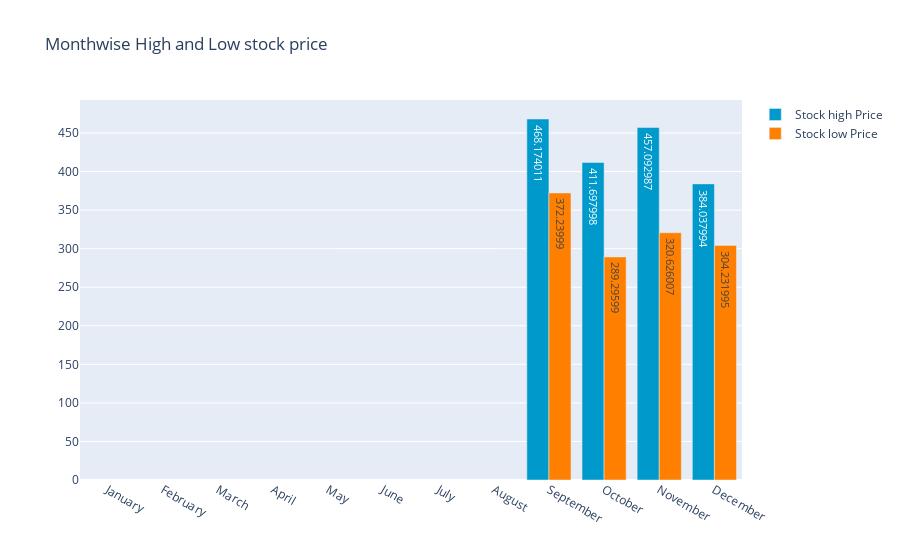

Notebook code cell kept with this figure:
### Code cell
y_2014.groupby(y_2014['Date'].dt.strftime('%B'))['Low'].min()
monthvise_high = y_2014.groupby(maindf['Date'].dt.strftime('%B'))['High'].max()
monthvise_high = monthvise_high.reindex(new_order, axis=0)

monthvise_low = y_2014.groupby(y_2014['Date'].dt.strftime('%B'))['Low'].min()
monthvise_low = monthvise_low.reindex(new_order, axis=0)

fig = go.Figure()

fig.add_trace(go.Bar(
    x=monthvise_high.index,
    y=monthvise_high,
    name='Stock high Price',
    marker_color='rgb(0, 153, 204)',
    text=monthvise_high,  # Menambahkan nilai
    textposition='inside'  # Menampilkan nilai di luar batang
))
fig.add_trace(go.Bar(
    x=monthvise_low.index,
    y=monthvise_low,
    name='Stock low Price',
    marker_color='rgb(255, 128, 0)',
    text=monthvise_low,  # Menambahkan nilai
    textposition='inside'  # Menampilkan nilai di luar batang
))

fig.update_layout(barmode='group', 
                  title='Monthwise High and Low stock price')
fig.show()

### Figure 1 — Plotly figure (JSON) as saved in the notebook; plotly's stock layout.template omitted (floating-point values rounded to 4 significant figures)
{"data": [{"marker": {"color": "rgb(0, 153, 204)"}, "name": "Stock high Price", "text": [null, null, null, null, null, null, null, null, 468.2, 411.7, 457.1, 384.0], "textposition": "inside", "type": "bar", "x": ["January", "February", "March", "April", "May", "June", "July", "August", "September", "October", "November", "December"], "y": [null, null, null, null, null, null, null, null, 468.2, 411.7, 457.1, 384.0]}, {"marker": {"color": "rgb(255, 128, 0)"}, "name": "Stock low Price", "text": [null, null, null, null, null, null, null, null, 372.2, 289.3, 320.6, 304.2], "textposition": "inside", "type": "bar", "x": ["January", "February", "March", "April", "May", "June", "July", "August", "September", "October", "November", "December"], "y": [null, null, null, null, null, null, null, null, 372.2, 289.3, 320.6, 304.2]}], "layout": {"barmode": "group", "title": {"text": "Monthwise High and Low stock price"}}}
